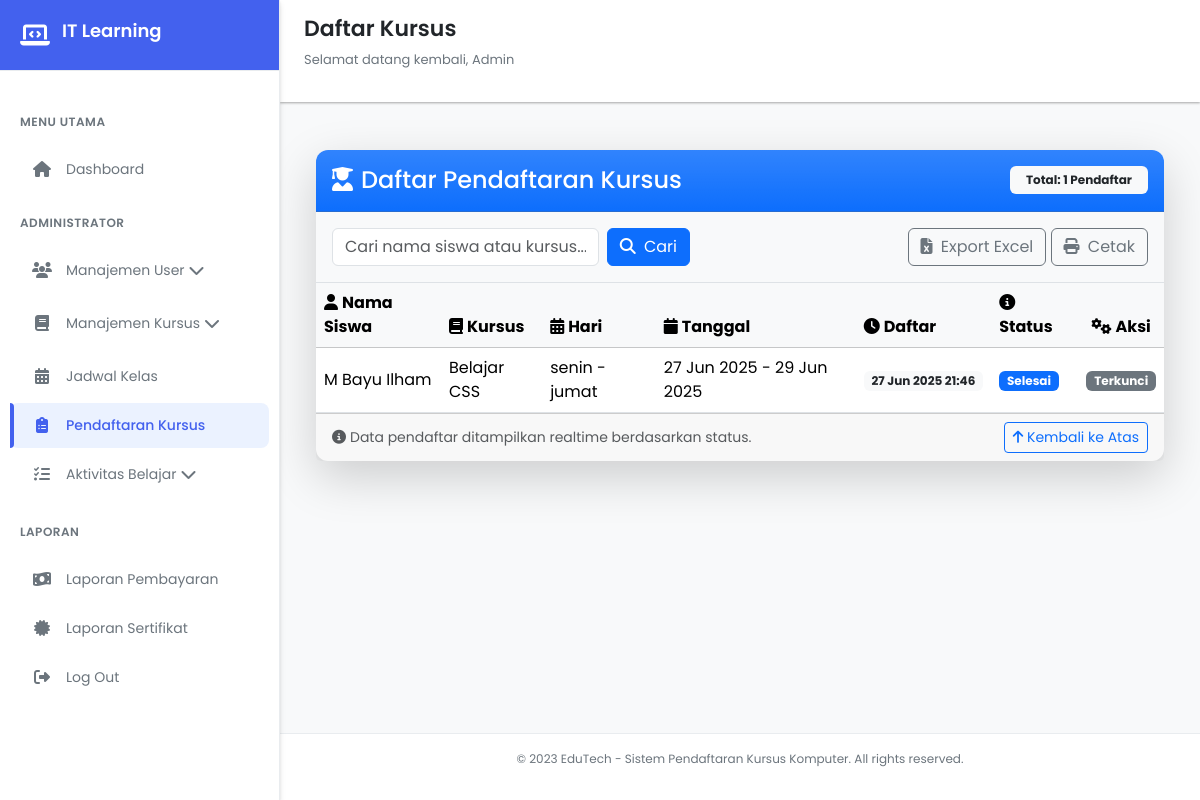
Page /views/dashboard/pendaftaran_kursus/pendaftaran.php (signed in) on the committed database.
### tables this page shows
CREATE TABLE `enrollments` (
  `enrollment_id` int(11) NOT NULL,
  `student_id` int(11) DEFAULT NULL,
  `schedule_id` int(11) DEFAULT NULL,
  `tanggal_daftar` datetime DEFAULT NULL,
  `status_pendaftaran` enum('pending','diterima','ditolak','selesai','dibatalkan') DEFAULT NULL
);

CREATE TABLE `users` (
  `user_id` int(11) NOT NULL,
  `nama_lengkap` varchar(255) DEFAULT NULL,
  `email` varchar(255) DEFAULT NULL,
  `password_hash` varchar(255) DEFAULT NULL,
  `telepon` varchar(20) DEFAULT NULL,
  `alamat` text DEFAULT NULL,
  `tanggal_registrasi` datetime DEFAULT NULL,
  `last_login` datetime DEFAULT NULL,
  `role` enum('siswa','pengajar','admin') DEFAULT NULL
);

CREATE TABLE `courses` (
  `course_id` int(11) NOT NULL,
  `nama_kursus` varchar(255) DEFAULT NULL,
  `deskripsi` text DEFAULT NULL,
  `durasi_jam` int(11) DEFAULT NULL,
  `harga` decimal(10,2) DEFAULT NULL,
  `level` enum('Dasar','Menengah','Lanjut') DEFAULT NULL,
  `status_aktif` tinyint(1) DEFAULT NULL
);

CREATE TABLE `schedules` (
  `schedule_id` int(11) NOT NULL,
  `course_id` int(11) DEFAULT NULL,
  `instructor_id` int(11) DEFAULT NULL,
  `tanggal_mulai` date DEFAULT NULL,
  `tanggal_selesai` date DEFAULT NULL,
  `waktu_mulai` time DEFAULT NULL,
  `waktu_selesai` time DEFAULT NULL,
  `hari_pelaksanaan` varchar(50) DEFAULT NULL,
  `kapasitas_maksimal` int(11) DEFAULT NULL,
  `lokasi_kelas` varchar(255) DEFAULT NULL
);

### views/dashboard/pendaftaran_kursus/pendaftaran.php (the view, shortened to what this page needs)
<?php
include '../../../database/koneksi.php';
$search = isset($_GET['search']) ? mysqli_real_escape_string($conn, $_GET['search']) : '';
$query = "
  SELECT enrollments.*, users.nama_lengkap, courses.nama_kursus, schedules.hari_pelaksanaan,
         schedules.tanggal_mulai, schedules.tanggal_selesai
  FROM enrollments
  JOIN users ON enrollments.student_id = users.user_id
  JOIN schedules ON enrollments.schedule_id = schedules.schedule_id
  JOIN courses ON schedules.course_id = courses.course_id
  WHERE users.nama_lengkap LIKE '%$search%'
     OR courses.nama_kursus LIKE '%$search%'
  ORDER BY enrollments.tanggal_daftar DESC
";
$result = mysqli_query($conn, $query);
?>
<!DOCTYPE html>
<html lang="id">
<head>
    <link href="https://cdn.jsdelivr.net/npm/bootstrap@5.3.3/dist/css/bootstrap.min.css" rel="stylesheet">
    <link rel="stylesheet" href="https://cdnjs.cloudflare.com/ajax/libs/font-awesome/6.4.0/css/all.min.css">
    <link rel="stylesheet" href="../../../css/dasboard.css">
</head>
<body>
    <div class="sidebar" id="sidebar">
        <div class="sidebar-header">
            <i class="fas fa-laptop-code"></i>
            <h2>IT Learning</h2>
        </div>
       <div class="sidebar-menu">
            <div class="menu-category">Menu Utama</div>
            <div class="menu-item " onclick="window.location.href='../dashboard.php'">
                <i class="fas fa-home"></i>
                <span>Dashboard</span>
             </div>
            <div class="menu-category">Administrator</div>
            <div class="menu-item" onclick="toggleDropdown('user-dropdown')">
                <i class="fas fa-users"></i>
                <span>Manajemen User</span>
                <i class="fas fa-chevron-down ml-auto" id="user-chevron"></i>
            </div>
            <div class="menu-item" onclick="toggleDropdown('course-dropdown')">
                <i class="fas fa-book"></i>
                <span>Manajemen Kursus</span>
                <i class="fas fa-chevron-down ml-auto" id="course-chevron"></i>
            </div>
            <div class="menu-item" onclick="window.location.href='../jadwal/jadwal.php'">
                <i class="fas fa-calendar-alt"></i>
                <span>Jadwal Kelas</span>
            </div>
            <div class="menu-item active" onclick="window.location.href='pendaftaran.php'">
                <i class="fas fa-clipboard-list"></i>
                <span>Pendaftaran Kursus</span>
            </div>
            <div class="menu-item" onclick="toggleDropdown('activity-dropdown')">
                <i class="fas fa-tasks"></i>
                <span>Aktivitas Belajar</span>
                <i class="fas fa-chevron-down ml-auto" id="activity-chevron"></i>
            </div>
            <div class="menu-category">Laporan</div>
            <div class="menu-item" onclick="window.location.href='../pembayaran/laporan_pembayaran.php'">
                <i class="fas fa-money-bill-wave"></i>
                <span>Laporan Pembayaran</span>
            </div>
            <div class="menu-item" onclick="window.location.href='../sertifikat/sertifikat.php'">
                <i class="fas fa-certificate"></i>
                <span>Laporan Sertifikat</span>
            </div>
            <div class="menu-item" onclick="window.location.href='../../../php/logout.php'">
                <i class="fas fa-sign-out-alt"></i>
                <span>Log Out</span>
            </div>
       </div>
    </div>
    <div class="main-content" id="mainContent">
        <div class="header">
            <div class="header-title">
                <h1>Daftar Kursus</h1>
                <p>Selamat datang kembali, Admin</p>
            </div>
        </div>
        <div class="content">
            <div class="container-fluid py-4">
                <div class="card shadow-lg border-0">
                    <div class="card-header bg-gradient bg-primary text-white py-3 d-flex justify-content-between align-items-center">
                    <h4 class="mb-0"><i class="fas fa-user-graduate me-2"></i>Daftar Pendaftaran Kursus</h4>
                    <span class="badge bg-light text-dark px-3 py-2">Total: <?= mysqli_num_rows($result) ?> Pendaftar</span>
                    </div>
                    <div class="p-3 border-bottom bg-light">
                    <form class="row g-2 align-items-center">
                        <div class="col-md-4">
                        <input type="text" class="form-control" placeholder="Cari nama siswa atau kursus..." name="search">
                        </div>
                        <div class="col-auto">
                        <button type="submit" class="btn btn-primary"><i class="fas fa-search me-1"></i> Cari</button>
                        </div>
                        <div class="col-auto ms-auto">
                        <a href="../../../php/pendaftaran_kursus/export_exce.php" class="btn btn-outline-secondary"><i class="fas fa-file-excel me-1"></i> Export Excel</a>
                        <a href="../../../php/pendaftaran_kursus/cetak.php" target="_blank" class="btn btn-outline-secondary"><i class="fas fa-print me-1"></i> Cetak</a>
                         </div>
                    </form>
                    </div>
                    <div class="card-body p-0">
                    <div class="table-responsive">
                        <table class="table table-hover align-middle mb-0">
                        <thead class="table-light">
                            <tr>
                            <th><i class="fas fa-user me-1"></i>Nama Siswa</th>
                            <th><i class="fas fa-book me-1"></i>Kursus</th>
                            <th><i class="fas fa-calendar-alt me-1"></i>Hari</th>
                            <th><i class="fas fa-calendar me-1"></i>Tanggal</th>
                            <th><i class="fas fa-clock me-1"></i>Daftar</th>
                            <th><i class="fas fa-info-circle me-1"></i>Status</th>
                            <th class="text-center"><i class="fas fa-cogs me-1"></i>Aksi</th>
                            </tr>
                        </thead>
                        <tbody>
                            <?php while ($row = mysqli_fetch_assoc($result)) : ?>
                            <tr>
                                <td><?= htmlspecialchars($row['nama_lengkap']) ?></td>
                                <td><?= htmlspecialchars($row['nama_kursus']) ?></td>
                                <td><?= htmlspecialchars($row['hari_pelaksanaan']) ?></td>
                                <td><?= date('d M Y', strtotime($row['tanggal_mulai'])) ?> - <?= date('d M Y', strtotime($row['tanggal_selesai'])) ?></td>
                                <td><span class="badge bg-light text-dark"><?= date('d M Y H:i', strtotime($row['tanggal_daftar'])) ?></span></td>
                                <td>
                              <span class="badge
                                <?= $row['status_pendaftaran'] == 'pending' ? 'bg-warning' :
                                ($row['status_pendaftaran'] == 'diterima' ? 'bg-success' :
                                ($row['status_pendaftaran'] == 'selesai' ? 'bg-primary' : 'bg-danger')) ?>">
                                <?= ucfirst($row['status_pendaftaran']) ?>
                            </span>
                                </td>
                                <td class="text-center">
                                    <?php if (!in_array($row['status_pendaftaran'], ['dibatalkan', 'selesai'])): ?>
                                        <div class="dropdown">
                                        <button class="btn btn-outline-secondary btn-sm dropdown-toggle" data-bs-toggle="dropdown">
                                            <i class="fas fa-cog me-1"></i> Aksi
                                        </button>
                                        <ul class="dropdown-menu">
                                            <li>
                                            <form action="../../../php/pendaftaran_kursus/proses_penerimaan.php" method="POST" class="dropdown-item m-0 p-0">
                                                <input type="hidden" name="enrollment_id" value="<?= $row['enrollment_id'] ?>">
                                                <input type="hidden" name="aksi" value="pending">
                                                <button type="submit" class="btn w-100 text-start text-warning">
                                                <i class="fas fa-clock me-2"></i> Pending
                                                </button>
                                            </form>
                                            </li>
                                            <li>
                                            <form action="../../../php/pendaftaran_kursus/proses_penerimaan.php" method="POST" class="dropdown-item m-0 p-0">
                                                <input type="hidden" name="enrollment_id" value="<?= $row['enrollment_id'] ?>">
                                                <input type="hidden" name="aksi" value="diterima">
                                                <button type="submit" class="btn w-100 text-start text-success">
                                                <i class="fas fa-check-circle me-2"></i> Diterima
                                                </button>
                                            </form>
                                            </li>
                                            <li>
                                            <form action="../../../php/pendaftaran_kursus/proses_penerimaan.php" method="POST" class="dropdown-item m-0 p-0">
                                                <input type="hidden" name="enrollment_id" value="<?= $row['enrollment_id'] ?>">
                                                <input type="hidden" name="aksi" value="ditolak">
                                                <button type="submit" class="btn w-100 text-start text-danger">
                                                <i class="fas fa-times-circle me-2"></i> Ditolak
                                                </button>
                                            </form>
                                            </li>
                                        </ul>
                                        </div>
                                    <?php else: ?>
                                        <span class="badge bg-secondary">Terkunci</span>
                                    <?php endif; ?>
                                </td>
                            </tr>
                            <?php endwhile; ?>
                        </tbody>
                        </table>
                    </div>
                    </div>
                    <div class="card-footer text-muted d-flex justify-content-between align-items-center px-3">
                    <small><i class="fas fa-info-circle me-1"></i>Data pendaftar ditampilkan realtime berdasarkan status.</small>
                    <a href="#top" class="btn btn-sm btn-outline-primary"><i class="fas fa-arrow-up"></i> Kembali ke Atas</a>
                    </div>
                </div>
            </div>
        </div>
        <div class="footer">
            <p>© 2023 EduTech - Sistem Pendaftaran Kursus Komputer. All rights reserved.</p>
        </div>
    </div>
</body>
</html>

### css/dasboard.css (style rules this page uses)
:root { --primary: #4361ee; --primary-dark: #3a56d4; --primary-light: #ebf2ff; --secondary: #3f37c9; --accent: #4895ef; --success: #4cc9f0; --warning: #f8961e; --danger: #f72585; --light: #f8f9fa; --dark: #212529; --gray: #6c757d; --light-gray: #e9ecef; --white: #ffffff; --shadow-sm: 0 1px 3px rgba(0,0,0,0.12), 0 1px 2px rgba(0,0,0,0.24); --shadow-md: 0 4px 6px rgba(0,0,0,0.1), 0 1px 3px rgba(0,0,0,0.08); --shadow-lg: 0 10px 25px rgba(0,0,0,0.1), 0 5px 10px rgba(0,0,0,0.05); --radius-sm: 8px; --radius-md: 12px; --radius-lg: 16px; --transition: all 0.3s cubic-bezier(0.25, 0.8, 0.25, 1); }
.card { border-radius: 0.75rem; }
.card-header { border-radius: 0.75rem 0.75rem 0 0 !important; }
* { margin: 0; padding: 0; box-sizing: border-box; font-family: 'Poppins', sans-serif; }
body { display: flex; min-height: 100vh; background-color: var(--light); color: var(--dark); transition: var(--transition); }
.sidebar { width: 280px; background: var(--white); height: 100vh; position: fixed; transition: var(--transition); z-index: 1000; box-shadow: var(--shadow-md); border-right: 1px solid var(--light-gray); display: flex; flex-direction: column; }
.sidebar-header { padding: 20px; display: flex; align-items: center; border-bottom: 1px solid var(--light-gray); background: var(--primary); color: var(--white); }
.sidebar-header i { font-size: 24px; margin-right: 12px; color: var(--white); }
.sidebar-header h2 { font-size: 18px; font-weight: 600; }
.sidebar-menu { padding: 20px 0; flex: 1; overflow-y: auto; }
.menu-category { padding: 12px 20px; font-size: 12px; font-weight: 600; text-transform: uppercase; letter-spacing: 0.5px; color: var(--gray); margin-top: 10px; }
.menu-item { padding: 12px 20px; display: flex; align-items: center; cursor: pointer; transition: var(--transition); margin: 4px 10px; border-radius: var(--radius-sm); color: var(--gray); }
.menu-item.active { background-color: var(--primary-light); color: var(--primary); font-weight: 500; position: relative; }
.menu-item.active::before { content: ''; position: absolute; left: 0; top: 0; height: 100%; width: 4px; background-color: var(--primary); border-radius: 0 var(--radius-sm) var(--radius-sm) 0; }
.menu-item i { width: 24px; margin-right: 12px; font-size: 16px; text-align: center; }
.menu-item span { font-size: 14px; }
.main-content { flex: 1; margin-left: 280px; transition: var(--transition); min-height: 100vh; display: flex; flex-direction: column; }
.header { display: flex; justify-content: space-between; align-items: center; padding: 16px 24px; background-color: var(--white); box-shadow: var(--shadow-sm); z-index: 100; position: sticky; top: 0; }
.header-title h1 { color: var(--dark); font-size: 22px; font-weight: 600; }
.header-title p { font-size: 13px; color: var(--gray); margin-top: 2px; }
.content { flex: 1; padding: 24px; background-color: var(--light); }
.footer { text-align: center; padding: 16px; font-size: 12px; color: var(--gray); border-top: 1px solid var(--light-gray); background-color: var(--white); }

### rows in the picture
enrollments: users.nama_lengkap "M Bayu Ilham", courses.nama_kursus "Belajar CSS", schedule.hari_pelaksanaan "senin - jumat", schedule.tanggal_mulai "27 Jun 2025", schedule.tanggal_selesai "29 Jun 2025", tanggal_daftar "27 Jun 2025 21:46", status_pendaftaran "Selesai", shows "Terkunci"

### other values in the picture
mysqli_num_rows($result) "1"
